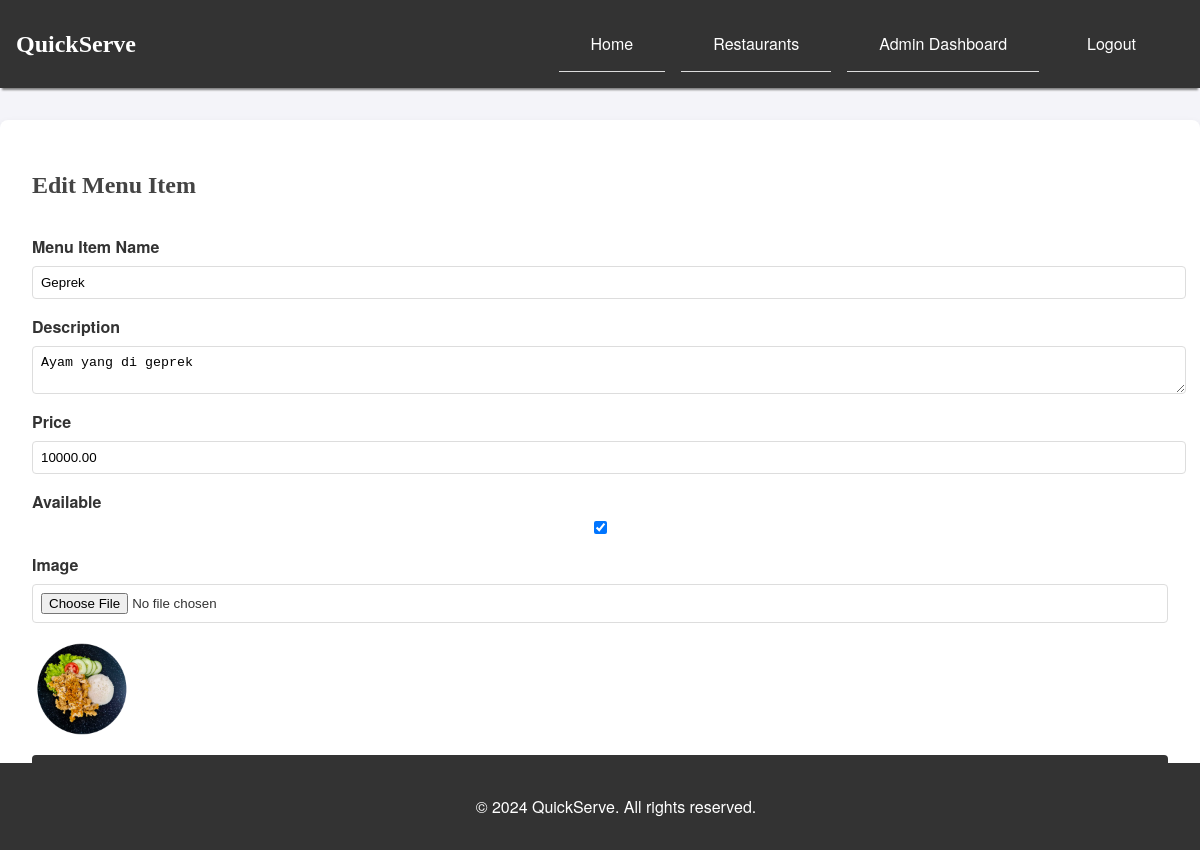
The page /admin/edit_menu.php?id=1 (signed in) on the database its author committed.
### tables this page shows
CREATE TABLE `menus` (
  `MenuID` int(11) NOT NULL,
  `RestaurantID` varchar(7) DEFAULT NULL,
  `Name` varchar(255) DEFAULT NULL,
  `Description` text DEFAULT NULL,
  `Price` decimal(10,2) DEFAULT NULL,
  `Available` tinyint(1) DEFAULT NULL,
  `Image` varchar(255) DEFAULT NULL
);

### admin/edit_menu.php (the view, shortened to what this page needs)
<?php
include('../includes/header.php');
$menu_id = $_GET['id'];
$sql = "SELECT * FROM Menus WHERE MenuID='$menu_id'";
$result = $conn->query($sql);
$menu = $result->fetch_assoc();
?>
<div class="container edit-menu-container">
    <h2>Edit Menu Item</h2>
    <form action="" method="post" enctype="multipart/form-data">
        <label for="name">Menu Item Name</label>
        <input type="text" id="name" name="name" value="<?php echo $menu['Name']; ?>" required>
        <label for="description">Description</label>
        <textarea id="description" name="description" required><?php echo $menu['Description']; ?></textarea>
        <label for="price">Price</label>
        <input type="number" step="0.01" id="price" name="price" value="<?php echo $menu['Price']; ?>" required>
        <label for="available">Available</label>
        <input type="checkbox" id="available" name="available" <?php echo $menu['Available'] ? 'checked' : ''; ?>>
        <label for="image">Image</label>
        <input type="file" id="image" name="image">
        <img src="/quickserve/<?php echo $menu['Image']; ?>" alt="<?php echo $menu['Name']; ?>" width="100">
        <button type="submit" class="button">Update Menu Item</button>
    </form>
</div>
<?php
include('../includes/footer.php');
?>

### css/styles.css (style rules this page uses)
body { font-family: 'Helvetica Neue', Arial, sans-serif; margin: 0; padding: 0; background-color: #f4f4f9; color: #333; }
.container { max-width: 1200px; margin: 2rem auto; padding: 2rem; background-color: #fff; border-radius: 8px; box-shadow: 0 4px 8px rgba(0, 0, 0, 0.1); }
h1, h2, h3 { font-family: 'Georgia', serif; color: #444; }
button, .button { display: inline-block; padding: 0.5rem 1rem; background-color: #333; color: white; text-decoration: none; border-radius: 4px; border: none; cursor: pointer; transition: background-color 0.3s; }
form { display: flex; flex-direction: column; }
form label { margin-top: 1rem; font-weight: bold; }
form input, form select, form textarea { padding: 0.5rem; margin-top: 0.5rem; border: 1px solid #ddd; border-radius: 4px; }
form button { margin-top: 1rem; }
.edit-menu-container img { display: block; margin-top: 1rem; max-width: 100px; }
.edit-menu-container form label { display: block; margin-top: 1rem; font-weight: bold; }
.edit-menu-container form input[type="text"], .edit-menu-container form input[type="number"], .edit-menu-container form textarea { width: 100%; padding: 0.5rem; margin-top: 0.5rem; border: 1px solid #ddd; border-radius: 4px; }
.edit-menu-container form button { margin-top: 1rem; padding: 0.5rem 1rem; background-color: #333; color: white; border: none; border-radius: 4px; cursor: pointer; transition: background-color 0.3s; }

### rows shown on the page
menus: name "Geprek", description "Ayam yang di geprek", price "10000.00", Available "☑", Image (picture)
